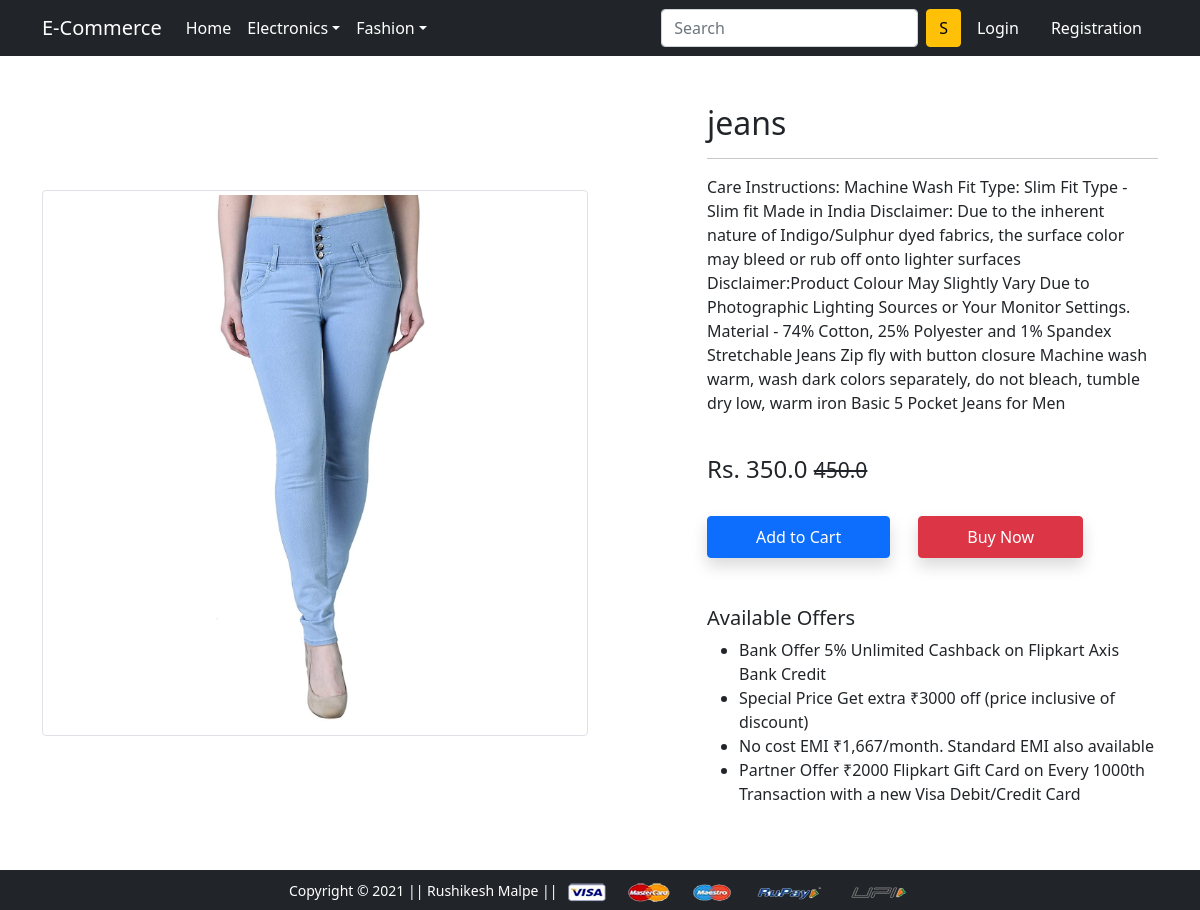
Screenshot of /product-detail/1/ with the database file from the repository.
### app/models.py (models this page shows, shortened)
class Product(models.Model):
 title = models.CharField(max_length=100)
 selling_price = models.FloatField()
 discounted_price = models.FloatField()
 description = models.TextField()
 brand = models.CharField(max_length=100)
 category = models.CharField( choices=CATEGORY_CHOICES, max_length=2)
 product_image = models.ImageField(upload_to='productimg')

### app/views.py (the view)
# urls.py: path('product-detail/<int:pk>/', views.ProductDetailView.as_view(), name='product-detail'),
class ProductDetailView(View):
	def get(self, request, pk):
		totalitem = 0
		product = Product.objects.get(pk=pk)
		print(product.id)
		item_already_in_cart=False
		if request.user.is_authenticated:
			totalitem = len(Cart.objects.filter(user=request.user))
			item_already_in_cart = Cart.objects.filter(Q(product=product.id) & Q(user=request.user)).exists()
		return render(request, 'app/productdetail.html', {'product':product, 'item_already_in_cart':item_already_in_cart, 'totalitem':totalitem})

### app/templates/app/productdetail.html (shortened to what this page needs)
{% extends 'app/base.html' %}
{% load static %}
{% block main-content %}
<div class="container my-5">
 <div class="row">
  <div class="col-sm-6 text-center align-self-center">
   <img src="{{product.product_image.url}}" alt="" class="img-fluid img-thumbnail">
  </div>
  <div class="col-sm-5 offset-sm-1">
   <h2>{{product.title}}</h2>
   <hr>
   <p>{{product.description}}</p> <br>
   <h4>Rs. {{product.discounted_price}} <small class="fw-light text-decoration-line-through">{{product.selling_price}}</small></h4> <br>
   {% if not request.user.is_authenticated %}
     <form action="/add-to-cart" class="d-inline">
      <button type="submit" class="btn btn-primary shadow px-5 py-2">Add to Cart</button>
     </form>
   {% endif %}
   <a href="{% url 'checkout' %}" class="btn btn-danger shadow px-5 py-2 ms-4">Buy Now</a>
   <h5 class="mt-5">Available Offers</h5>
   <ul>
    <li>Bank Offer 5% Unlimited Cashback on Flipkart Axis Bank Credit</li>
    <li>Special Price Get extra ₹3000 off (price inclusive of discount)</li>
    <li>No cost EMI ₹1,667/month. Standard EMI also available</li>
    <li>Partner Offer ₹2000 Flipkart Gift Card on Every 1000th Transaction with a new Visa Debit/Credit Card</li>
   </ul>
  </div>
 </div>
</div>
{% endblock main-content %}

### rows the page displays
Product: product_image (picture), title "jeans", description "Care Instructions: Machine Wash Fit Type: Slim Fit Type - Slim fit Made in India Disclaimer: Due to the inherent nature of Indigo/Sulphur dyed fabrics, the surface color may bleed or rub off onto lighter surfaces Disclaimer:Product Colour May Slightly Vary Due to Photographic Lighting Sources or Your Monitor Settings. Material - 74% Cotton, 25% Polyester and 1% Spandex Stretchable Jeans Zip fly with button closure Machine wash warm, wash dark colors separately, do not bleach, tumble dry low, warm iron Basic 5 Pocket Jeans for Men", discounted_price "350.0", selling_price "450.0"
